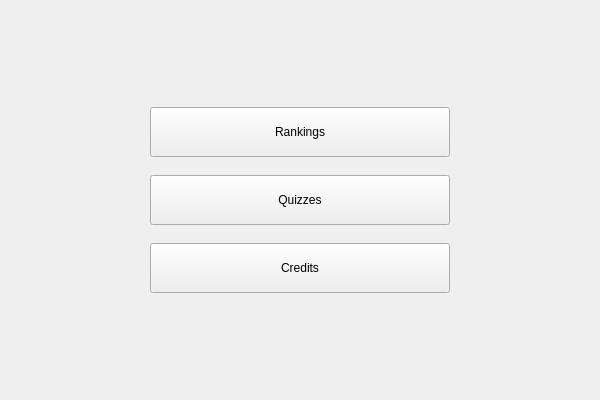
<?xml version="1.0" encoding="UTF-8"?>
<ui version="4.0">
 <class>main_menu</class>
 <widget class="QWidget" name="main_menu">
  <property name="geometry">
   <rect>
    <x>0</x>
    <y>0</y>
    <width>600</width>
    <height>400</height>
   </rect>
  </property>
  <property name="sizePolicy">
   <sizepolicy hsizetype="Expanding" vsizetype="Preferred">
    <horstretch>0</horstretch>
    <verstretch>0</verstretch>
   </sizepolicy>
  </property>
  <property name="windowTitle">
   <string>Form</string>
  </property>
  <property name="layoutDirection">
   <enum>Qt::LayoutDirection::LeftToRight</enum>
  </property>
  <layout class="QHBoxLayout" name="horizontalLayout">
   <item>
    <spacer name="left_spacer">
     <property name="orientation">
      <enum>Qt::Orientation::Horizontal</enum>
     </property>
     <property name="sizeType">
      <enum>QSizePolicy::Policy::Maximum</enum>
     </property>
     <property name="sizeHint" stdset="0">
      <size>
       <width>300</width>
       <height>20</height>
      </size>
     </property>
    </spacer>
   </item>
   <item>
    <layout class="QVBoxLayout" name="vertical_layout">
     <item>
      <spacer name="top_spacer">
       <property name="orientation">
        <enum>Qt::Orientation::Vertical</enum>
       </property>
       <property name="sizeHint" stdset="0">
        <size>
         <width>20</width>
         <height>54</height>
        </size>
       </property>
      </spacer>
     </item>
     <item>
      <widget class="QPushButton" name="rankings_button">
       <property name="sizePolicy">
        <sizepolicy hsizetype="Fixed" vsizetype="Fixed">
         <horstretch>0</horstretch>
         <verstretch>0</verstretch>
        </sizepolicy>
       </property>
       <property name="minimumSize">
        <size>
         <width>300</width>
         <height>50</height>
        </size>
       </property>
       <property name="text">
        <string>Rankings</string>
       </property>
      </widget>
     </item>
     <item>
      <spacer name="middle_spacer_1">
       <property name="orientation">
        <enum>Qt::Orientation::Vertical</enum>
       </property>
       <property name="sizeType">
        <enum>QSizePolicy::Policy::Fixed</enum>
       </property>
       <property name="sizeHint" stdset="0">
        <size>
         <width>20</width>
         <height>12</height>
        </size>
       </property>
      </spacer>
     </item>
     <item>
      <widget class="QPushButton" name="quizzes_button">
       <property name="sizePolicy">
        <sizepolicy hsizetype="Fixed" vsizetype="Fixed">
         <horstretch>0</horstretch>
         <verstretch>0</verstretch>
        </sizepolicy>
       </property>
       <property name="minimumSize">
        <size>
         <width>300</width>
         <height>50</height>
        </size>
       </property>
       <property name="text">
        <string>Quizzes</string>
       </property>
      </widget>
     </item>
     <item>
      <spacer name="middle_spacer_2">
       <property name="orientation">
        <enum>Qt::Orientation::Vertical</enum>
       </property>
       <property name="sizeType">
        <enum>QSizePolicy::Policy::Fixed</enum>
       </property>
       <property name="sizeHint" stdset="0">
        <size>
         <width>20</width>
         <height>12</height>
        </size>
       </property>
      </spacer>
     </item>
     <item>
      <widget class="QPushButton" name="credits_button">
       <property name="sizePolicy">
        <sizepolicy hsizetype="Fixed" vsizetype="Fixed">
         <horstretch>0</horstretch>
         <verstretch>0</verstretch>
        </sizepolicy>
       </property>
       <property name="minimumSize">
        <size>
         <width>300</width>
         <height>50</height>
        </size>
       </property>
       <property name="text">
        <string>Credits</string>
       </property>
      </widget>
     </item>
     <item>
      <spacer name="bottom_spacer">
       <property name="orientation">
        <enum>Qt::Orientation::Vertical</enum>
       </property>
       <property name="sizeHint" stdset="0">
        <size>
         <width>20</width>
         <height>54</height>
        </size>
       </property>
      </spacer>
     </item>
    </layout>
   </item>
   <item>
    <spacer name="right_spacer">
     <property name="orientation">
      <enum>Qt::Orientation::Horizontal</enum>
     </property>
     <property name="sizeType">
      <enum>QSizePolicy::Policy::Maximum</enum>
     </property>
     <property name="sizeHint" stdset="0">
      <size>
       <width>300</width>
       <height>20</height>
      </size>
     </property>
    </spacer>
   </item>
  </layout>
 </widget>
 <resources/>
 <connections/>
</ui>
